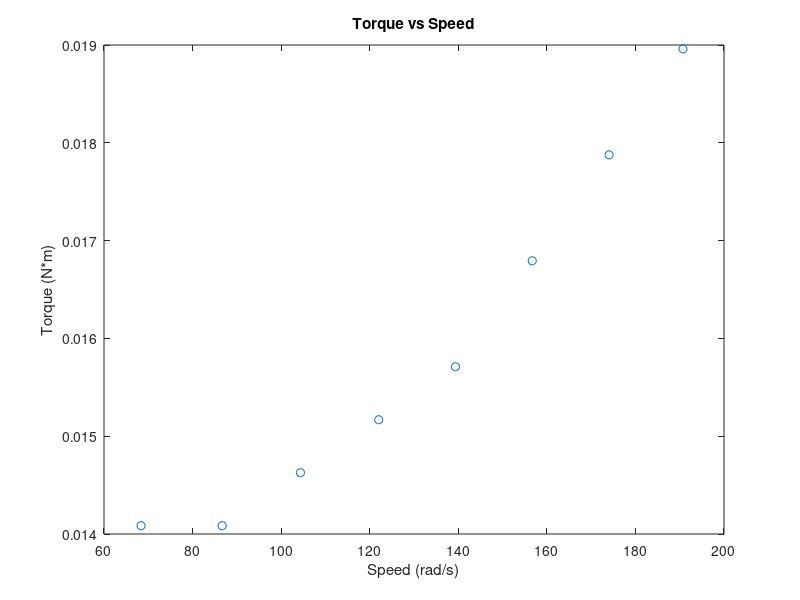
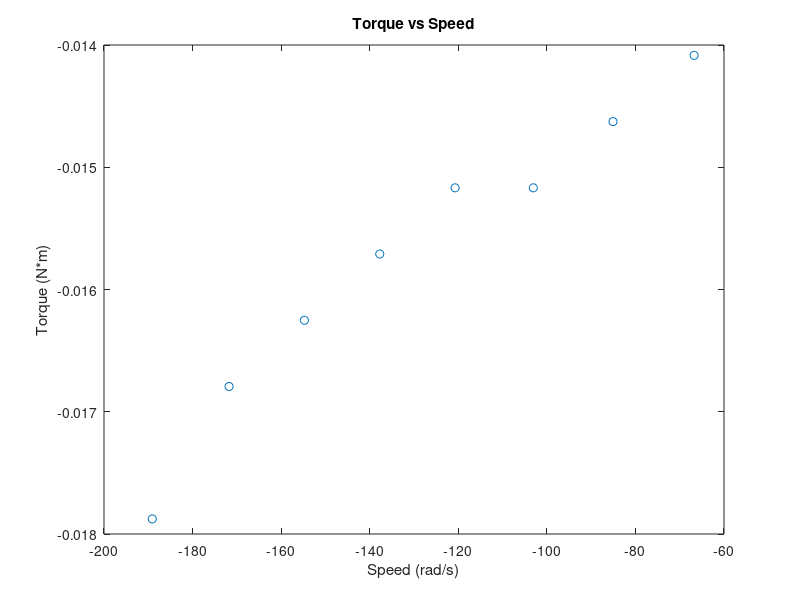

Write the MATLAB code that produced these figures, in order. (Note: this script raises an error after producing the figures.)
clear;
clc;
close all;

% part2 --------------------------------------------------------------------

ia = [0.26; 0.26; 0.27; 0.28; 0.29; 0.31; 0.33; 0.35;
    -0.26; -0.27; -0.28; -0.28; -0.29; -0.30; -0.31; -0.33];

w = [68.37; 86.69; 104.36; 122.03; 139.37; 156.7; 174.05; 190.73;
    -66.74; -85.06; -103.056; -120.722; -137.735; -154.747; -171.759; -189.1];

vi = [5; 6; 7; 8; 9; 10; 11; 12;
    -5; -6; -7; -8; -9; -10; -11; -12];

x = [ia, w]\vi;
ra = x(1);
kv = x(2);

fprintf("ra = %f\n", ra);
fprintf("kv = %f\n", kv);

% part3 --------------------------------------------------------------------

torque = ia * kv;

coeffs = polyfit(w(1:8), torque(1:8), 1);
b_pos = coeffs(1);
c_pos = coeffs(2);
figure
plot(w(1:8), torque(1:8), 'o');
title("Torque vs Speed");
xlabel("Speed (rad/s)");
ylabel("Torque (N*m)");

coeffs = polyfit(w(9:16), torque(9:16), 1);
b_neg = coeffs(1);
c_neg = coeffs(2);
figure
plot(w(9:16), torque(9:16), 'o');
title("Torque vs Speed");
xlabel("Speed (rad/s)");
ylabel("Torque (N*m)");

fprintf("b_pos = %f\n", b_pos);
fprintf("c_pos = %f\n", c_pos);
fprintf("b_neg = %f\n", b_neg);
fprintf("c_neg = %f\n", c_neg);

% part4 --------------------------------------------------------------------

rs = 2.538;

lab4part4;

Elects = {Elect1; Elect2; Elect3; Elect4; Elect5; Elect6};
% vis = {5, 6, 7, 8, 9, 10};

vss = rs / (rs + ra);

las = zeros(1, 6);
taus = zeros(1, 6);

figure
hold on;

for i = 1:6
    time = Elects{i}(:,1);
    voltage = Elects{i}(:,2);
    index = find(voltage > 0.2);
    index = index(1);
    vss = max(voltage);
    ln = log(vss - voltage);
    plot(time(index:800), ln(index:800));
    coeffs = polyfit(time(index:800), ln(index:800), 1);
    tau = -1 / coeffs(1);
    la = (ra + rs) * tau;
    taus(i) = tau;
    las(i) = la;
end

title("ln(v_{ss} - v) vs time");
xlabel("time, s");
ylabel("ln(v_{ss} - v)");
legend("5V", "6V", "7V", "8V", "9V", "10V");

fprintf("taus = [");
for i = 1:6
    fprintf("%f, ", taus(i));
end
fprintf("]\n");

tau = mean(taus);
fprintf("average tau = %f\n", tau);

fprintf("las = [");
for i = 1:6
    fprintf("%f, ", las(i));
end
fprintf("]\n");

la = mean(las);
fprintf("average la = %f\n", la);

figure
time = Elect4(:,1);
voltage = Elect4(:,2);
index = find(voltage > 0.2);
index = index(1);
vss = max(voltage);
ln = log(vss - voltage);
plot(time(index:800), ln(index:800));
title("ln(v_{ss} - v) vs time for 8V");
xlabel("time, s");
ylabel("ln(v_{ss} - v)");

% part5 --------------------------------------------------------------------

lab4part5;

Iners = {Iner1; Iner2; Iner3; Iner4; Iner5; Iner6};
% vis = {10, 11, 12, 13, 14, 15};

js = zeros(1, 6);

figure
hold on;

for i = 1:6
    time = Iners{i}(:,1);
    vtach = Iners{i}(:,2);
    omega = vtach / kv;
    omega_0 = omega(1);
    ln = log(omega + c_pos/b_pos);
    plot(time(50:200), ln(50:200));
    coeffs = polyfit(time(50:200), ln(50:200), 1);
    j = -b_pos / coeffs(1);
    js(i) = j;
end

title("ln((\omega + c/b)/(\omega_0 + c/b)) vs time");
xlabel("time, s");
ylabel("ln((\omega + c/b)/(\omega_0 + c/b))");
legend("10V", "11V", "12V", "13V", "14V", "15V");

fprintf("js = [");
for i = 1:6
    fprintf("%f, ", js(i));
end
fprintf("]\n");

j = mean(js);
fprintf("average J = %f\n", j);

figure
time = Iner4(:,1);
vtach = Iner4(:,2);
omega = vtach / kv;
omega_0 = omega(1);
ln = log(omega + c_pos/b_pos);
plot(time(50:200), ln(50:200));
title("ln((\omega + c/b)/(\omega_0 + c/b)) vs time for 13V");
xlabel("time, s");
ylabel("ln((\omega + c/b)/(\omega_0 + c/b)");
